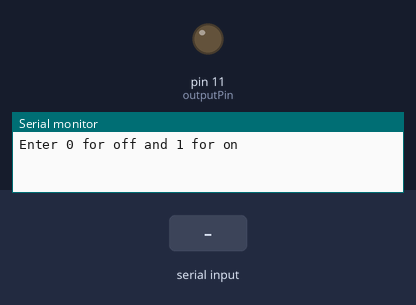
A sketch run on a simulated Arduino Uno, built with avr-gcc and run on an emulated ATmega328P. On the bench: output pins drawn as LEDs (lit = HIGH), the last lines printed to the serial monitor. The inputs (shaded band) are chosen by the test bench.

Above: at 1.2 s.
1.3 s: "1" received over Serial
At 2.0 s:
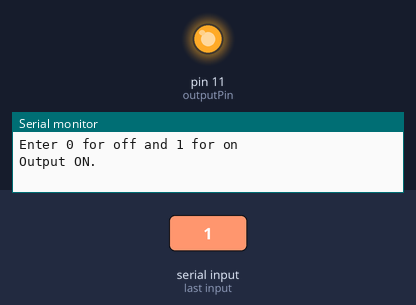
2.8 s: "0" received over Serial
At 3.1 s:
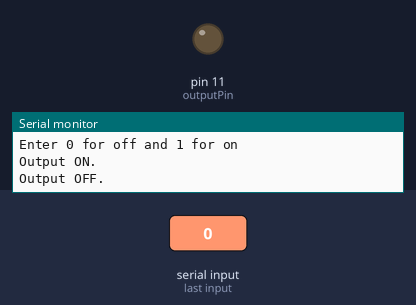
Timing chart, 0 to 5.8 s (numbered marks = the images above; inputs shaded):
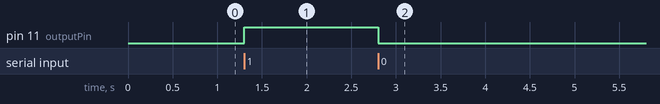

Measured:
- after the input at 1.3 s, pin 11 (outputPin): LOW → HIGH at once
- after the input at 2.8 s, pin 11 (outputPin): HIGH → LOW at once

The sketch:

ch_11_on_off.ino
```cpp
const int outputPin = 11;

void setup()
{
  pinMode(outputPin, OUTPUT);
  Serial.begin(9600);
  Serial.println("Enter 0 for off and 1 for on");
}

void loop()
{
  if (Serial.available())
  {
    char onOff = Serial.read();
    if (onOff == '1')
    {
      digitalWrite(outputPin, HIGH);
      Serial.println("Output ON.");
    }
    else if (onOff == '0')
    {
      digitalWrite(outputPin, LOW);
      Serial.println("Output OFF.");
    }
  }
}
```
